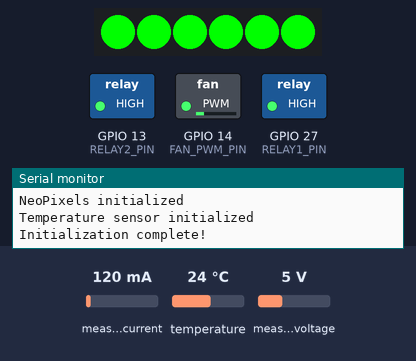
The sketch below on a simulated ESP32. On the bench: 6 RGB LEDs in strip order, left to right, switched loads named in the sketch (green lamp = pin HIGH), the last lines printed to the serial monitor. The test bench sets the inputs (shaded band); at power-on: measured voltage 5 V, measured current 120 mA, temperature 24 °C.

Above: at 2.4 s.
2.5 s: measured voltage set to 5.3 V
4.8 s: measured voltage set to 5.9 V
At 7.0 s:
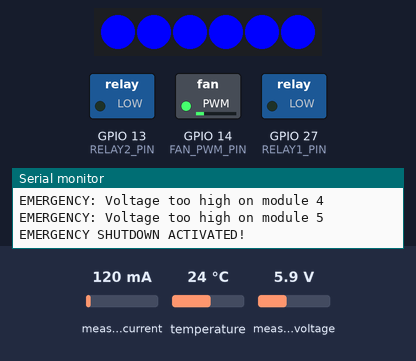
At 7.7 s:
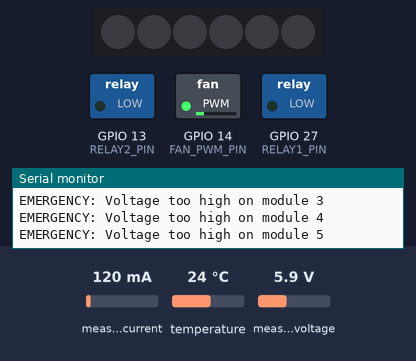
Timing chart, 0 to 18.6 s (numbered marks = the images above; inputs shaded):
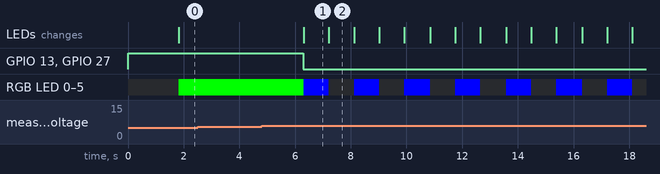

The sketch:

ChargingStation.ino
```cpp
/*
 * ESP32 Charging Station with Status LEDs
 *
 * Hardware Configuration:
 * - 6 USB-C PD Charging Modules (max 45W each)
 * - 2 Relays (Normally Closed): Pin D27 (Modules 1-3), Pin D13 (Modules 4-6)
 * - 6 INA219 Current/Voltage Sensors
 *   - Group 1 (4 sensors): SCL D35, SDA D34 (Addresses 0x40-0x43)
 *   - Group 2 (2 sensors): SCL D25, SDA D26 (Addresses 0x40-0x41)
 * - NeoPixel LEDs: Pin D12 (6 LEDs, one per module)
 * - Temperature Sensor: Pin D32
 * - Fan PWM: Pin D14
 */

#include <Wire.h>
#include <Adafruit_INA219.h>
#include <Adafruit_NeoPixel.h>
#include <OneWire.h>
#include <DallasTemperature.h>

// Pin Definitions
#define RELAY1_PIN 27       // Relay for modules 1-3
#define RELAY2_PIN 13       // Relay for modules 4-6
#define NEOPIXEL_PIN 12     // NeoPixel LEDs
#define TEMP_SENSOR_PIN 32  // Temperature sensor
#define FAN_PWM_PIN 14      // Fan PWM control
#define I2C1_SDA 34         // I2C Group 1 SDA
#define I2C1_SCL 35         // I2C Group 1 SCL
#define I2C2_SDA 26         // I2C Group 2 SDA
#define I2C2_SCL 25         // I2C Group 2 SCL

// Configuration
#define NUM_MODULES 6
#define NUM_LEDS 6
#define VOLTAGE_THRESHOLD 5.5       // Max voltage in Volts
#define TEMP_THRESHOLD_CRITICAL 80.0 // Critical temperature in °C
#define TEMP_THRESHOLD_HIGH 50.0     // High temperature for fan speed up
#define MIN_FAN_SPEED 50             // Minimum fan PWM (0-255)
#define MAX_FAN_SPEED 255            // Maximum fan PWM (0-255)
#define CHARGING_VOLTAGE_MIN 0.5     // Minimum voltage to consider device connected
#define FULL_CHARGE_VOLTAGE 5.0      // Voltage considered as full charge

// PWM Settings for Fan
#define PWM_FREQ 25000
#define PWM_CHANNEL 0
#define PWM_RESOLUTION 8

// INA219 Sensors
Adafruit_INA219 ina219_group1[4];  // Group 1: 4 sensors
Adafruit_INA219 ina219_group2[2];  // Group 2: 2 sensors

// NeoPixel
Adafruit_NeoPixel strip(NUM_LEDS, NEOPIXEL_PIN, NEO_GRB + NEO_KHZ800);

// Temperature Sensor
OneWire oneWire(TEMP_SENSOR_PIN);
DallasTemperature tempSensor(&oneWire);

// I2C Buses
TwoWire I2C_1 = TwoWire(0);
TwoWire I2C_2 = TwoWire(1);

// State Variables
float moduleVoltages[NUM_MODULES] = {0};
float moduleCurrents[NUM_MODULES] = {0};
bool relayStates[2] = {true, true};  // true = relay open (power on)
float currentTemp = 0;
int currentFanSpeed = MIN_FAN_SPEED;
bool emergencyShutdown = false;

// Color Definitions (GRB format)
#define COLOR_OFF       strip.Color(0, 0, 0)
#define COLOR_CHARGING  strip.Color(255, 255, 0)   // Yellow
#define COLOR_LOW       strip.Color(255, 0, 0)     // Red
#define COLOR_MEDIUM    strip.Color(255, 165, 0)   // Orange
#define COLOR_HIGH      strip.Color(255, 255, 0)   // Yellow
#define COLOR_FULL      strip.Color(0, 255, 0)     // Green
#define COLOR_ERROR     strip.Color(0, 0, 255)     // Blue (blinking)

void setup() {
  Serial.begin(115200);
  Serial.println("ESP32 Charging Station Initializing...");

  // Initialize Relay Pins (Normally Closed - must open to allow power)
  pinMode(RELAY1_PIN, OUTPUT);
  pinMode(RELAY2_PIN, OUTPUT);
  digitalWrite(RELAY1_PIN, HIGH);  // Open relay (allow power)
  digitalWrite(RELAY2_PIN, HIGH);  // Open relay (allow power)
  Serial.println("Relays opened - Power enabled");

  // Initialize Fan PWM
  ledcSetup(PWM_CHANNEL, PWM_FREQ, PWM_RESOLUTION);
  ledcAttachPin(FAN_PWM_PIN, PWM_CHANNEL);
  ledcWrite(PWM_CHANNEL, MIN_FAN_SPEED);
  Serial.println("Fan PWM initialized");

  // Initialize I2C Buses
  I2C_1.begin(I2C1_SDA, I2C1_SCL, 100000);
  I2C_2.begin(I2C2_SDA, I2C2_SCL, 100000);
  Serial.println("I2C buses initialized");

  // Initialize INA219 Sensors - Group 1 (4 sensors)
  Serial.println("Initializing INA219 sensors - Group 1...");
  for (int i = 0; i < 4; i++) {
    if (!ina219_group1[i].begin(0x40 + i, &I2C_1)) {
      Serial.print("Failed to initialize INA219 #");
      Serial.print(i);
      Serial.println(" on Group 1");
    } else {
      Serial.print("INA219 #");
      Serial.print(i);
      Serial.println(" on Group 1 initialized");
    }
  }

  // Initialize INA219 Sensors - Group 2 (2 sensors)
  Serial.println("Initializing INA219 sensors - Group 2...");
  for (int i = 0; i < 2; i++) {
    if (!ina219_group2[i].begin(0x40 + i, &I2C_2)) {
      Serial.print("Failed to initialize INA219 #");
      Serial.print(i);
      Serial.println(" on Group 2");
    } else {
      Serial.print("INA219 #");
      Serial.print(i);
      Serial.println(" on Group 2 initialized");
    }
  }

  // Initialize NeoPixels
  strip.begin();
  strip.show(); // Initialize all pixels to 'off'
  Serial.println("NeoPixels initialized");

  // Initialize Temperature Sensor
  tempSensor.begin();
  Serial.println("Temperature sensor initialized");

  Serial.println("Initialization complete!");
  delay(1000);
}

void loop() {
  // Read all sensors
  readVoltageSensors();
  readTemperature();

  // Check for emergency conditions
  checkEmergencyConditions();

  // Update LED status
  updateLEDStatus();

  // Control fan speed based on temperature
  controlFan();

  // Print status every 2 seconds
  static unsigned long lastPrint = 0;
  if (millis() - lastPrint > 2000) {
    printStatus();
    lastPrint = millis();
  }

  delay(100);  // Main loop delay
}

void readVoltageSensors() {
  // Read Group 1 (modules 0-3)
  for (int i = 0; i < 4; i++) {
    float busVoltage = ina219_group1[i].getBusVoltage_V();
    float current_mA = ina219_group1[i].getCurrent_mA();

    moduleVoltages[i] = busVoltage;
    moduleCurrents[i] = current_mA;
  }

  // Read Group 2 (modules 4-5)
  for (int i = 0; i < 2; i++) {
    float busVoltage = ina219_group2[i].getBusVoltage_V();
    float current_mA = ina219_group2[i].getCurrent_mA();

    moduleVoltages[4 + i] = busVoltage;
    moduleCurrents[4 + i] = current_mA;
  }
}

void readTemperature() {
  tempSensor.requestTemperatures();
  currentTemp = tempSensor.getTempCByIndex(0);

  // Check for sensor error
  if (currentTemp == DEVICE_DISCONNECTED_C) {
    currentTemp = 0;
  }
}

void checkEmergencyConditions() {
  bool shouldShutdown = false;

  // Check temperature threshold
  if (currentTemp > TEMP_THRESHOLD_CRITICAL) {
    Serial.println("EMERGENCY: Critical temperature exceeded!");
    shouldShutdown = true;
  }

  // Check voltage thresholds
  for (int i = 0; i < NUM_MODULES; i++) {
    if (moduleVoltages[i] > VOLTAGE_THRESHOLD) {
      Serial.print("EMERGENCY: Voltage too high on module ");
      Serial.println(i);
      shouldShutdown = true;
    }
  }

  // Activate emergency shutdown if needed
  if (shouldShutdown && !emergencyShutdown) {
    emergencyShutdown = true;
    digitalWrite(RELAY1_PIN, LOW);  // Close relay (cut power)
    digitalWrite(RELAY2_PIN, LOW);  // Close relay (cut power)
    relayStates[0] = false;
    relayStates[1] = false;
    Serial.println("EMERGENCY SHUTDOWN ACTIVATED!");

    // Flash all LEDs red
    for (int i = 0; i < NUM_LEDS; i++) {
      strip.setPixelColor(i, COLOR_ERROR);
    }
    strip.show();
  }
}

void updateLEDStatus() {
  if (emergencyShutdown) {
    // Blink all LEDs blue in emergency mode
    static unsigned long lastBlink = 0;
    static bool blinkState = false;

    if (millis() - lastBlink > 500) {
      blinkState = !blinkState;
      uint32_t color = blinkState ? COLOR_ERROR : COLOR_OFF;
      for (int i = 0; i < NUM_LEDS; i++) {
        strip.setPixelColor(i, color);
      }
      strip.show();
      lastBlink = millis();
    }
    return;
  }

  // Update each LED based on charging status
  for (int i = 0; i < NUM_MODULES; i++) {
    float voltage = moduleVoltages[i];
    float current = moduleCurrents[i];

    uint32_t color;

    if (voltage < CHARGING_VOLTAGE_MIN) {
      // No device connected
      color = COLOR_OFF;
    } else if (voltage >= FULL_CHARGE_VOLTAGE || current < 50) {
      // Full charge (voltage high or very low current)
      color = COLOR_FULL;
    } else if (voltage < 3.5) {
      // Low charge
      color = COLOR_LOW;
    } else if (voltage < 4.0) {
      // Medium charge
      color = COLOR_MEDIUM;
    } else {
      // High charge (charging)
      color = COLOR_HIGH;
    }

    strip.setPixelColor(i, color);
  }
  strip.show();
}

void controlFan() {
  int targetSpeed;

  if (currentTemp > TEMP_THRESHOLD_HIGH) {
    // High temperature - ramp up fan speed
    float tempRange = TEMP_THRESHOLD_CRITICAL - TEMP_THRESHOLD_HIGH;
    float tempDiff = currentTemp - TEMP_THRESHOLD_HIGH;
    float speedRange = MAX_FAN_SPEED - MIN_FAN_SPEED;

    targetSpeed = MIN_FAN_SPEED + (tempDiff / tempRange) * speedRange;
    targetSpeed = constrain(targetSpeed, MIN_FAN_SPEED, MAX_FAN_SPEED);
  } else {
    // Normal temperature - minimum speed
    targetSpeed = MIN_FAN_SPEED;
  }

  // Smoothly adjust fan speed
  if (targetSpeed != currentFanSpeed) {
    currentFanSpeed = targetSpeed;
    ledcWrite(PWM_CHANNEL, currentFanSpeed);
  }
}

void printStatus() {
  Serial.println("\n=== Charging Station Status ===");
  Serial.print("Temperature: ");
  Serial.print(currentTemp);
  Serial.println(" °C");

  Serial.print("Fan Speed: ");
  Serial.print((currentFanSpeed * 100) / 255);
  Serial.println(" %");

  Serial.print("Relays: R1=");
  Serial.print(relayStates[0] ? "ON" : "OFF");
  Serial.print(", R2=");
  Serial.println(relayStates[1] ? "ON" : "OFF");

  if (emergencyShutdown) {
    Serial.println("*** EMERGENCY SHUTDOWN ACTIVE ***");
  }

  Serial.println("\nModule Status:");
  for (int i = 0; i < NUM_MODULES; i++) {
    Serial.print("  Module ");
    Serial.print(i + 1);
    Serial.print(": ");
    Serial.print(moduleVoltages[i], 2);
    Serial.print(" V, ");
    Serial.print(moduleCurrents[i], 0);
    Serial.print(" mA");

    if (moduleVoltages[i] < CHARGING_VOLTAGE_MIN) {
      Serial.println(" [No Device]");
    } else if (moduleVoltages[i] >= FULL_CHARGE_VOLTAGE) {
      Serial.println(" [Full]");
    } else {
      Serial.println(" [Charging]");
    }
  }
  Serial.println("==============================");
}
```

Measured:
- the behaviour switches between 5.5 and 5.6 V on measured voltage (found by bisection; images 0 and 1)
- after the input at 4.8 s, GPIO 13 (RELAY2_PIN), GPIO 27 (RELAY1_PIN): HIGH → LOW after 1.5 s; RGB LED 0–5: alternates RGB(0, 0, 255) for 0.90 s and off for 0.90 s, starting after 1.5 s; the LEDs: change after 1.5 s (image 1)
- what the display in image 1 shows lasts 0.9 s, from 6.3 s to 7.2 s
